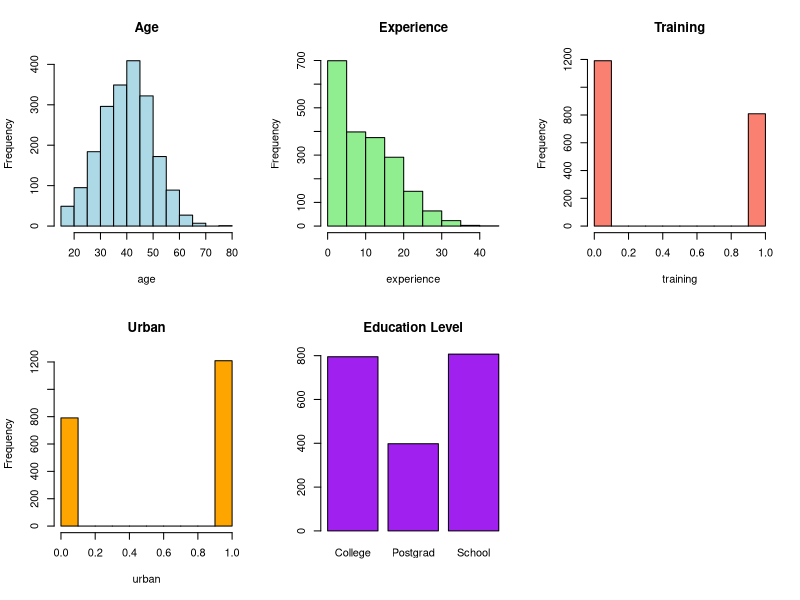
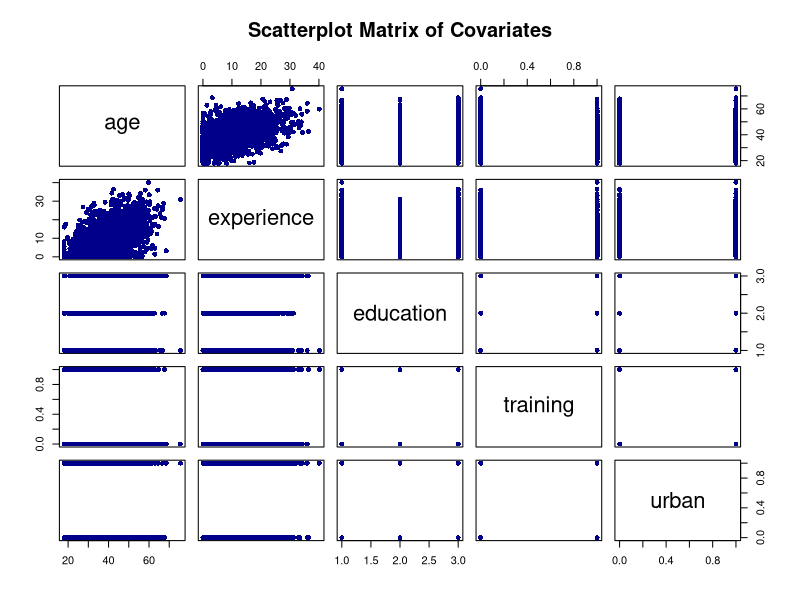
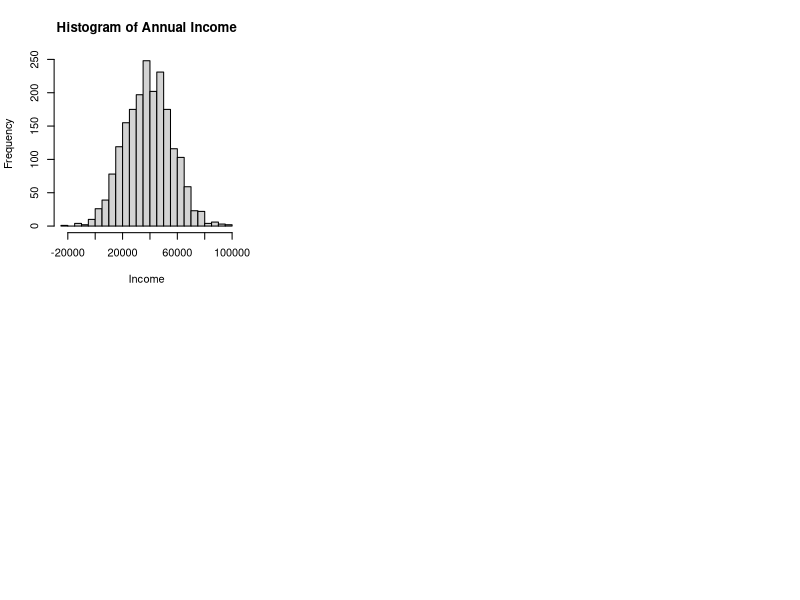

Write R code to recreate these figures, in order.
library(dplyr)

# Set seed for reproducibility
#set.seed(123)

# Sample size
n <- 2000

### 1. Continuous variable: Age
age <- rnorm(n, mean = 40, sd = 10)
age <- pmax(age, 18)   # enforce minimum adult age#havw this

### 2. Continuous variable correlated with age: Experience
# Noisy linear relationship with age
experience <- 0.5*(age - 22) + rnorm(n, mean = 0, sd = 8)
experience <- pmax(experience, 0) #have this

### 3. Categorical variable: Education level
education_levels <- c("School", "College", "Postgrad")
education <- sample(education_levels, n, replace = TRUE,
                    prob = c(0.4, 0.4, 0.2))
education <- factor(education)# fine if samples are not even

### 4. Binary treatment variable: Training participation
# Slightly more likely for younger and college educated
training_prob <- plogis(-0.5 + 0.02*(35 - age) + 0.5*(education == "College"))
training <- rbinom(n, 1, training_prob)

### 5. Binary explanatory variable: Urban residence
urban <- rbinom(n, 1, 0.6)

# Combine into data frame
X <- data.frame(age, experience, education, training, urban)

head(X)


par(mfrow = c(2,3))

hist(age, main = "Age", col = "lightblue")
hist(experience, main = "Experience", col = "lightgreen")
hist(training, main = "Training", col = "salmon")
hist(urban, main = "Urban", col = "orange")

# For categorical variable
barplot(table(education), main = "Education Level",
        col = "purple")

# Create numeric version for plotting
X_numeric <- data.frame(
  age = age,
  experience = experience,
  education = as.numeric(education),
  training = training,
  urban = urban
)

X_numeric

pairs(X_numeric,
      main = "Scatterplot Matrix of Covariates",
      col = "darkblue",
      pch = 16)

# Creating the response variable
### Create dummy variables for education
edu_college  <- ifelse(education == "College", 1, 0)
edu_postgrad <- ifelse(education == "Postgrad", 1, 0)

### Set error variance (controls R^2)
sigma <- 15000

epsilon <- rnorm(n, mean = 0, sd = sigma)

### Generate income
income <- 20000 +
  900 * experience +
  100 * age +
  4000 * training +
  3000 * edu_college +
  7000 * edu_postgrad +
  3500 * urban +
  epsilon

#This is where you will possibly put in an interaction or transformation, or both
#instead of maybe one or two of the main effects. #we have this

### Add to dataset
X$income <- income

hist(income,
     breaks = 30,
     col = "lightgray",
     main = "Histogram of Annual Income",
     xlab = "Income")

model1 <- lm(income ~ age + experience + education + training + urban, data = X)
summary(model1)

#Experimentalising the data
set.seed(123)


n_total <- 2160

# Continuous Age
age_cont <- rnorm(n_total, mean = 40, sd = 10)
age_cont <- pmax(age_cont, 18)

# Continuous Experience (noisy linear function)
experience_cont <- 0.5*(age_cont - 22) + rnorm(n_total, mean = 0, sd = 8)
experience_cont <- pmax(experience_cont, 0)

temp_df <- data.frame(age_cont, experience_cont)



# Add categories to data frame
temp_df <- data.frame(age_cont, experience_cont) %>%
  mutate(age_cat = ntile(age_cont, 3)) %>%
  group_by(age_cat) %>%
  mutate(exp_cat = ntile(experience_cont, 3)) %>%
  ungroup()

temp_df










# --- Save tertile means ---

age_means <- temp_df %>%
  group_by(age_cat) %>%
  summarise(age_mean = mean(age_cont))

exp_means <- temp_df %>%
  group_by(exp_cat) %>%
  summarise(exp_mean = mean(experience_cont))

age_means
exp_means

# he saves the mean of the numeric vars
# 
# 
# 
# 
# Create all POSSIBLEcombinations for remaining factors
school_levels <- c("School", "College", "Postgrad")

design_block <- expand.grid(
  schooling = school_levels,
  training = c(0,1),
  urban = c(0,1)
)
#tertiles numeric and ;eaves rest as factors

design_block

# # Repeat each row 20 times
design_block <- design_block[rep(1:nrow(design_block), each = 20), ]

#Assign structure in each block
final_data <- temp_df %>%
  group_by(age_cat, exp_cat) %>%
  group_modify(~{
    cbind(.x, design_block)
  }) %>%
  ungroup()

final_data
#Label categories
final_data$age_cat <- factor(final_data$age_cat,
                             labels = c("Young","Middle","Older"))

final_data$exp_cat <- factor(final_data$exp_cat,
                             labels = c("LowExp","MidExp","HighExp"))

final_data$schooling <- factor(final_data$schooling,
                               levels = school_levels)

final_data$training <- factor(final_data$training)
final_data$urban <- factor(final_data$urban)

#Verify balance

table(final_data$age_cat,
      final_data$exp_cat,
      final_data$schooling,
      final_data$training,
      final_data$urban)
# 
#Create the new response

#Adjusting based on Experience
beta_exp <- 900 * exp_means$exp_mean
beta_exp
beta_exp_dev <- beta_exp - beta_exp[1]
beta_exp_dev
intercept_new <- 20000 + beta_exp[1]
intercept_new
#beta0  <- intercept_new
betaE2 <- beta_exp_dev[2]
betaE3 <- beta_exp_dev[3]
# Create experience dummies
exp2 <- ifelse(final_data$exp_cat == "MidExp", 1, 0)
exp3 <- ifelse(final_data$exp_cat == "HighExp", 1, 0)

#Adjusting based on Age
beta_age <- 100 * age_means$age_mean
beta_age
beta_age_dev <- beta_age - beta_age[1]
beta_age_dev
intercept_new <- intercept_new + beta_age[1]
intercept_new
beta0  <- intercept_new
betaA2 <- beta_age_dev[2]
betaA3 <- beta_age_dev[3]
# Create experience dummies
age2 <- ifelse(final_data$age_cat == "Middle", 1, 0)
age3 <- ifelse(final_data$age_cat == "Older", 1, 0)

# Schooling dummies
college  <- ifelse(final_data$schooling == "College", 1, 0)
postgrad <- ifelse(final_data$schooling == "Postgrad", 1, 0)

# Use similar noise to observational case
sigma <- 15000
epsilon <- rnorm(nrow(final_data), 0, sigma)


# Generate income
income_exp <- beta0 +
  betaE2 * exp2 +
  betaE3 * exp3 +
  betaA2 * age2 +
  betaA3 * age3 +
  4000 * as.numeric(as.character(final_data$training)) +
  3000 * college +
  7000 * postgrad +
  3500 * as.numeric(as.character(final_data$urban)) +
  epsilon

final_data$income <- income_exp

# #This is for plotting
# # Observational income
# income_obs <- income
# 
# # Experimental income
# income_exp <- final_data$income
# 
# 
# mean(income_obs)-mean(income_exp)
# 
# 
# # Set common breaks for fair comparison
# breaks_seq <- pretty(range(c(income_obs, income_exp)), n = 30)
# 
# # Plot observational histogram
# hist(income_obs,
#      breaks = breaks_seq,
#      probability = TRUE,
#      col = rgb(0, 0, 1, 0.4),
#      border = NA,
#      main = "Superimposed Histograms",
#      xlab = "Income",
#      ylim = c(0, max(density(income_obs)$y,
#                      density(income_exp)$y)))
# 
# # Add experimental histogram
# hist(income_exp,
#      breaks = breaks_seq,
#      probability = TRUE,
#      col = rgb(1, 0, 0, 0.4),
#      border = NA,
#      add = TRUE)
# 
# legend("topright",
#        legend = c("Observational", "Experimental"),
#        fill = c(rgb(0,0,1,0.4), rgb(1,0,0,0.4)))
# 
# 
# #QQ plot
# qqplot(income_obs, income_exp,
#        main = "QQ Plot: Experimental vs Observational",
#        xlab = "Observational Quantiles",
#        ylab = "Experimental Quantiles",
#        pch = 16, col = "darkgray")
# 
# abline(0, 1, col = "red", lwd = 2)
# 
# #Estimation of the final model
# 
# #Some hectically inefficient code:
# final_data$age_cat   <- factor(final_data$age_cat)
# final_data$exp_cat   <- factor(final_data$exp_cat)
# final_data$schooling <- factor(final_data$schooling)
# final_data$training  <- factor(final_data$training)
# final_data$urban     <- factor(final_data$urban)
# final_data$age_cat   <- relevel(final_data$age_cat, ref = "Young")
# final_data$exp_cat   <- relevel(final_data$exp_cat, ref = "LowExp")
# final_data$schooling <- relevel(final_data$schooling, ref = "School")
# final_data$training  <- relevel(final_data$training, ref = "0")
# final_data$urban     <- relevel(final_data$urban, ref = "0")
# 
# model_exp <- lm(income ~ exp_cat +
#                   age_cat +
#                   schooling +
#                   training +
#                   urban,
#                 data = final_data)
# 
# summary(model_exp)
# 
